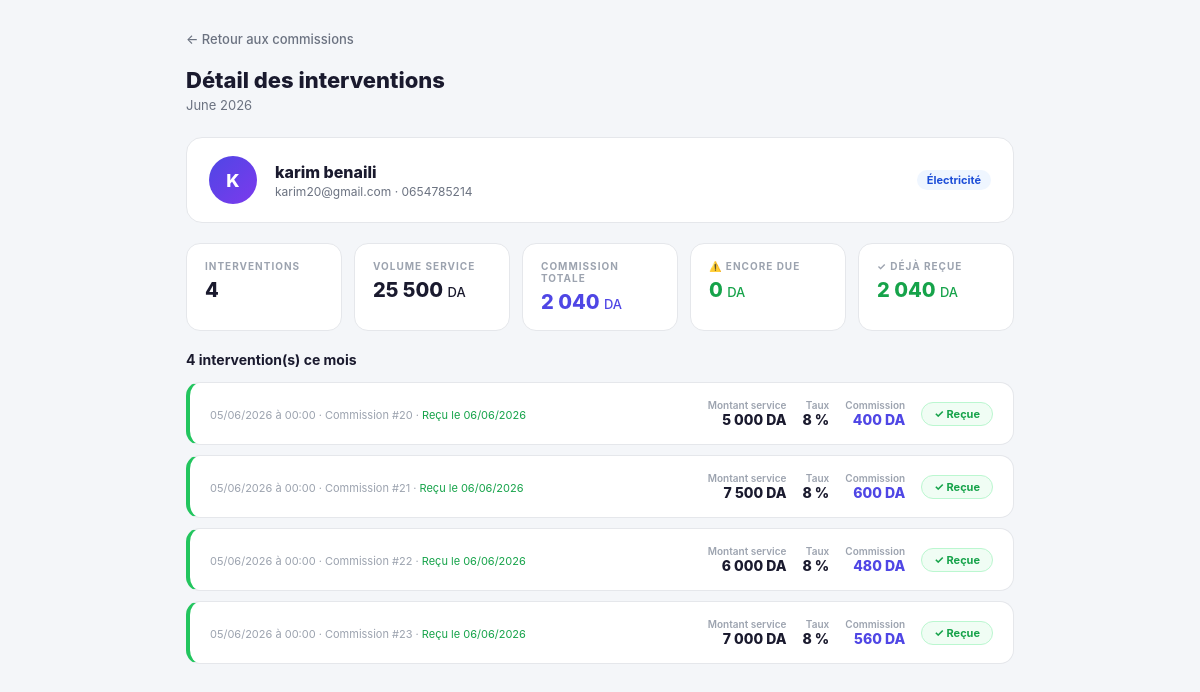
/admin-commission-detail.php?tech=18&ym=2026-06 (signed in), run on the app's committed database.
### tables this page shows
CREATE TABLE `technicien` (
  `id_technicien` int(11) NOT NULL,
  `id_user` int(20) DEFAULT NULL,
  `specialité` varchar(100) DEFAULT NULL,
  `experience` int(11) DEFAULT NULL,
  `tarif` float DEFAULT NULL,
  `ville_tech` varchar(100) DEFAULT NULL,
  `cv` varchar(200) DEFAULT NULL,
  `diplôme` varchar(200) DEFAULT NULL,
  `verifie` tinyint(1) DEFAULT NULL,
  `date_validation` date DEFAULT NULL,
  `description_profil` varchar(500) DEFAULT NULL,
  `id_service` int(11) NOT NULL,
  `latitude` decimal(10,7) DEFAULT NULL,
  `longitude` decimal(10,7) DEFAULT NULL,
  `localisation_active` tinyint(1) DEFAULT 0
);

CREATE TABLE `utilisateur` (
  `id_user` int(11) NOT NULL,
  `nom` varchar(100) NOT NULL,
  `prenom` varchar(100) NOT NULL,
  `email` varchar(100) NOT NULL,
  `telephone` varchar(20) DEFAULT NULL,
  `ville` varchar(100) DEFAULT NULL,
  `mot_de_passe` varchar(100) NOT NULL,
  `date_inscription` date NOT NULL DEFAULT curdate(),
  `statut_compte` varchar(20) DEFAULT 'actif',
  `role` varchar(20) NOT NULL,
  `latitude` double DEFAULT NULL,
  `longitude` double DEFAULT NULL,
  `raison_suspension` text DEFAULT NULL,
  `langue` varchar(5) DEFAULT 'fr'
);

CREATE TABLE `commission` (
  `id_commission` int(20) NOT NULL,
  `id_service` int(11) NOT NULL,
  `id_paiment` int(20) NOT NULL,
  `id_technicien` int(11) NOT NULL,
  `montant_service` float NOT NULL DEFAULT 0 COMMENT 'Montant HT encaissé par le tech',
  `taux_commission` decimal(5,2) NOT NULL DEFAULT 8.00,
  `montant_commission` float NOT NULL DEFAULT 0 COMMENT 'Ce que le tech doit à Khidma DZ',
  `statut` enum('due','payée') NOT NULL DEFAULT 'due',
  `date_commission` datetime NOT NULL DEFAULT current_timestamp(),
  `date_paiement` datetime DEFAULT NULL COMMENT 'Quand le tech a payé la plateforme'
);

### admin-commission-detail.php (the view, shortened to what this page needs)
<?php
require_once 'includes/db.php';
$id_technicien = intval($_GET['tech'] ?? 0);
$ym            = preg_replace('/[^0-9\-]/', '', $_GET['ym'] ?? '');
$tech_q = $pdo->prepare("
    SELECT ut.nom, ut.prenom, ut.email, ut.telephone, t.specialité
    FROM technicien t
    JOIN utilisateur ut ON ut.id_user = t.id_user
    WHERE t.id_technicien = ?
");
$tech_q->execute([$id_technicien]);
$tech = $tech_q->fetch(PDO::FETCH_ASSOC);
$month_label = '';
if (preg_match('/^(\d{4})-(\d{2})$/', $ym, $m)) {
    $dt = DateTime::createFromFormat('Y-m', $ym);
    $month_label = $dt ? ucfirst(strftime('%B %Y', $dt->getTimestamp())) : $ym;
}
$rows_q = $pdo->prepare("
    SELECT c.id_commission, c.montant_service, c.montant_commission, c.taux_commission,
           c.statut, c.date_commission, c.date_paiement,
           s.nom AS snom, s.id_service
    FROM commission c
    JOIN service s ON s.id_service = c.id_service
    WHERE c.id_technicien = ?
      AND DATE_FORMAT(c.date_commission, '%Y-%m') = ?
    ORDER BY c.date_commission DESC
");
$rows_q->execute([$id_technicien, $ym]);
$rows = $rows_q->fetchAll(PDO::FETCH_ASSOC);
$total_service    = array_sum(array_column($rows, 'montant_service'));
$total_commission = array_sum(array_column($rows, 'montant_commission'));
$total_due        = array_sum(array_map(fn($r) => $r['statut'] === 'due' ? $r['montant_commission'] : 0, $rows));
$total_payee      = array_sum(array_map(fn($r) => $r['statut'] === 'payée' ? $r['montant_commission'] : 0, $rows));
?>
<!DOCTYPE html>
<html lang="fr">
<head>
</head>
<body>
<div class="page">
  <a href="dashboard-admin.php?tab=commissions" class="back">← Retour aux commissions</a>
  <div class="page-title">Détail des interventions</div>
  <div class="page-sub"><?=htmlspecialchars($month_label)?></div>
  <div class="tech-card">
    <div class="tech-avatar"><?=mb_strtoupper(mb_substr($tech['prenom']??'?',0,1))?></div>
    <div style="flex:1">
      <div class="tech-name"><?=htmlspecialchars(($tech['prenom']??'').' '.($tech['nom']??''))?></div>
      <div class="tech-meta"><?=htmlspecialchars($tech['email']??'')?> · <?=htmlspecialchars($tech['telephone']??'')?></div>
    </div>
    <span class="chip chip-blue"><?=htmlspecialchars($tech['specialité']??'—')?></span>
  </div>
  <div class="kpi-row">
    <div class="kpi">
      <div class="kpi-label">Interventions</div>
      <div class="kpi-val"><?=count($rows)?></div>
    </div>
    <div class="kpi">
      <div class="kpi-label">Volume service</div>
      <div class="kpi-val"><?=number_format($total_service,0,',',' ')?> <span style="font-size:13px;font-weight:500">DA</span></div>
    </div>
    <div class="kpi">
      <div class="kpi-label">Commission totale</div>
      <div class="kpi-val purple"><?=number_format($total_commission,0,',',' ')?> <span style="font-size:13px;font-weight:500">DA</span></div>
    </div>
    <div class="kpi">
      <div class="kpi-label">⚠️ Encore due</div>
      <div class="kpi-val <?=$total_due>0?'red':'green'?>"><?=number_format($total_due,0,',',' ')?> <span style="font-size:13px;font-weight:500">DA</span></div>
    </div>
    <div class="kpi">
      <div class="kpi-label">✓ Déjà reçue</div>
      <div class="kpi-val green"><?=number_format($total_payee,0,',',' ')?> <span style="font-size:13px;font-weight:500">DA</span></div>
    </div>
  </div>
  <div class="actions-bar">
    <div class="section-title"><?=count($rows)?> intervention(s) ce mois</div>
  </div>
  <?php if(empty($rows)): ?>
  <div class="empty">Aucune intervention pour ce mois.</div>
  <?php else: ?>
  <div class="int-list">
    <?php foreach($rows as $row):
      $is_due = ($row['statut'] === 'due');
    ?>
    <div class="int-card <?=$is_due?'is-due':'is-payee'?>">
      <div class="int-info">
        <div class="int-date">
          <?=!empty($row['date_commission']) ? date('d/m/Y à H:i', strtotime($row['date_commission'])) : '—'?>
          · Commission #<?=intval($row['id_commission'])?>
          <?php if(!$is_due && !empty($row['date_paiement'])): ?>
          · <span style="color:#16a34a">Reçu le <?=date('d/m/Y', strtotime($row['date_paiement']))?></span>
          <?php endif; ?>
        </div>
      </div>
      <div class="int-amounts">
        <div class="amount-block">
          <div class="amount-label">Montant service</div>
          <div class="amount-val"><?=number_format($row['montant_service']??0,0,',',' ')?> DA</div>
        </div>
        <div class="amount-block">
          <div class="amount-label">Taux</div>
          <div class="amount-val"><?=number_format($row['taux_commission']??8,0)?> %</div>
        </div>
        <div class="amount-block">
          <div class="amount-label">Commission</div>
          <div class="amount-val comm"><?=number_format($row['montant_commission']??0,0,',',' ')?> DA</div>
        </div>
        <span class="status-badge <?=$is_due?'status-due':'status-payee'?>">
          <?=$is_due?'Due':'✓ Reçue'?>
        </span>
      </div>
    </div>
    <?php endforeach; ?>
  </div>
  <?php endif; ?>
</div>
</body>
</html>

### admin-commission-detail.php (style rules this page uses)
* { box-sizing:border-box;margin:0;padding:0 }
body { font-family:-apple-system,BlinkMacSystemFont,'Segoe UI',sans-serif;background:#f4f6f9;color:#1a1a2e;min-height:100vh;padding:0 }
.page { max-width:860px;margin:0 auto;padding:28px 16px 60px }
.back { display:inline-flex;align-items:center;gap:6px;font-size:13px;color:#6b7280;text-decoration:none;margin-bottom:20px;font-weight:500 }
.page-title { font-size:22px;font-weight:800;color:#1a1a2e;margin-bottom:4px }
.page-sub { font-size:13px;color:#6b7280;margin-bottom:24px }
.tech-card { background:#fff;border-radius:16px;border:1px solid #e5e7eb;padding:18px 22px;display:flex;align-items:center;gap:18px;margin-bottom:20px;flex-wrap:wrap }
.tech-avatar { width:48px;height:48px;border-radius:50%;background:linear-gradient(135deg,#4f46e5,#7c3aed);display:flex;align-items:center;justify-content:center;color:#fff;font-size:18px;font-weight:800;flex-shrink:0 }
.tech-name { font-size:16px;font-weight:800;color:#1a1a2e }
.tech-meta { font-size:12px;color:#6b7280;margin-top:2px }
.chip { display:inline-flex;align-items:center;padding:3px 10px;border-radius:20px;font-size:11px;font-weight:700 }
.chip-blue { background:#eff6ff;color:#1d4ed8 }
.kpi-row { display:grid;grid-template-columns:repeat(auto-fit,minmax(150px,1fr));gap:12px;margin-bottom:20px }
.kpi { background:#fff;border-radius:14px;border:1px solid #e5e7eb;padding:16px 18px }
.kpi-label { font-size:10px;font-weight:700;text-transform:uppercase;letter-spacing:1px;color:#9ca3af;margin-bottom:6px }
.kpi-val { font-size:20px;font-weight:800;color:#1a1a2e }
.kpi-val.green { color:#16a34a }
.kpi-val.purple { color:#4f46e5 }
.actions-bar { display:flex;align-items:center;justify-content:space-between;margin-bottom:14px;flex-wrap:wrap;gap:10px }
.section-title { font-size:14px;font-weight:700;color:#1a1a2e }
.int-list { display:flex;flex-direction:column;gap:10px }
.int-card { background:#fff;border-radius:14px;border:1px solid #e5e7eb;padding:16px 20px;display:flex;align-items:center;justify-content:space-between;flex-wrap:wrap;gap:12px;transition:box-shadow .15s }
.int-card.is-payee { border-left:4px solid #22c55e }
.int-info { display:flex;flex-direction:column;gap:3px }
.int-date { font-size:11px;color:#9ca3af }
.int-amounts { display:flex;align-items:center;gap:16px;flex-wrap:wrap }
.amount-block { text-align:right }
.amount-label { font-size:10px;color:#9ca3af;font-weight:600 }
.amount-val { font-size:14px;font-weight:800;color:#1a1a2e }
.amount-val.comm { color:#4f46e5 }
.status-badge { padding:4px 12px;border-radius:20px;font-size:11px;font-weight:700 }
.status-payee { background:#f0fdf4;color:#16a34a;border:1px solid #bbf7d0 }

### data on the page
technicien: id_user.prenom "K", id_user.nom "karim benaili", id_user.email "karim20@gmail.com", id_user.telephone "0654785214", specialité "Électricité"
commission: date_commission "05/06/2026 à 00:00", id_commission "20", date_paiement "06/06/2026", montant_service "5 000", taux_commission "8", montant_commission "400", statut "✓ Reçue"
commission: date_commission "05/06/2026 à 00:00", id_commission "21", date_paiement "06/06/2026", montant_service "7 500", taux_commission "8", montant_commission "600", statut "✓ Reçue"
commission: date_commission "05/06/2026 à 00:00", id_commission "22", date_paiement "06/06/2026", montant_service "6 000", taux_commission "8", montant_commission "480", statut "✓ Reçue"
commission: date_commission "05/06/2026 à 00:00", id_commission "23", date_paiement "06/06/2026", montant_service "7 000", taux_commission "8", montant_commission "560", statut "✓ Reçue"

### other printed values
$month_label "June 2026"
count($rows) "4"
$total_service "25 500"
$total_commission "2 040"
$total_due "0"
$total_payee "2 040"
